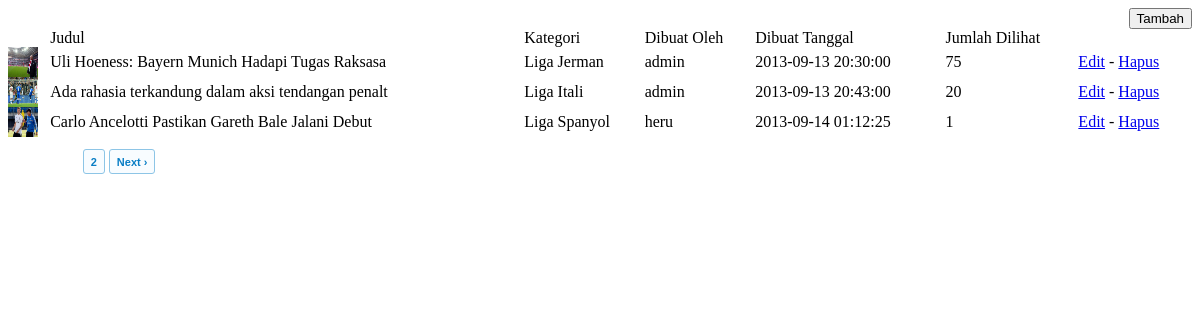
Page /admin/pages/news.php on the committed database.
### tables this page shows
CREATE TABLE IF NOT EXISTS `post_article` (
  `post_id` int(10) NOT NULL AUTO_INCREMENT,
  `id_cat` varchar(10) NOT NULL,
  `title` varchar(50) NOT NULL,
  `featurephoto` varchar(100) NOT NULL,
  `post_entry` longtext NOT NULL,
  `create_date` datetime NOT NULL,
  `hit` int(10) NOT NULL,
  `create_by` varchar(40) NOT NULL,
  `status` varchar(1) NOT NULL,
  PRIMARY KEY (`post_id`)
);

CREATE TABLE IF NOT EXISTS `post_category` (
  `id_cat` int(10) NOT NULL AUTO_INCREMENT,
  `nm_cat` varchar(40) NOT NULL,
  PRIMARY KEY (`id_cat`)
);

### admin/pages/news.php (the view, shortened to what this page needs)
<div align="right">
<input type="button" class="btn btn-primary" name="button" id="button" value="Tambah" onclick="window.location='?p=news-add'">
</div>
<?php
	include '../includes/functions/paging.php';
	$page = (isset($_REQUEST['page']) && !empty($_REQUEST['page']))?$_REQUEST['page']:1;
	$per_page = 3;
	$adjacents  = 3;
	$offset = ($page - 1) * $per_page;
	$count_query   = mysql_query("SELECT COUNT(post_id) AS numrows FROM post_article Where status='1'",$con);
	$row     = mysql_fetch_array($count_query);
	$numrows = $row['numrows'];
	$total_pages = ceil($numrows/$per_page);
	$query = mysql_query("SELECT post_article.post_id, post_article.title, post_category.nm_cat, post_article.create_by, post_article.create_date, post_article.hit, post_article.featurephoto
FROM post_article LEFT JOIN post_category ON post_article.id_cat = post_category.id_cat Where  status='1' GROUP BY post_id LIMIT $offset,$per_page");
?>
<span class="span4">
<table width="100%" border="0" cellspacing="0" cellpadding="0" class="table table-striped">
  <tr>
  <td></td>
    <td>Judul</td>
     <td>Kategori</td>
    <td>Dibuat Oleh</td>
    <td>Dibuat Tanggal</td>
    <td>Jumlah Dilihat</td>
    <td>&nbsp;</td>
  </tr>
  <?php
  while($s=mysql_fetch_array($query))
  {
	  $photo=$base_url."uploads/images/".$s['featurephoto'];
  ?>
  <tr>
  	<td><img src="<?php echo $photo; ?>" height="30" width="30" /></td>
    <td><?php echo $s['title']; ?></td>
     <td><?php echo $s['nm_cat']; ?></td>
    <td><?php echo $s['create_by']; ?></td>
    <td><?php echo $s['create_date']; ?></td>
    <td><?php echo $s['hit']; ?></td>
    <td><a href="?p=news-edit&id=<?php echo sha1($s['post_id']); ?>">Edit</a> - <a href="?p=news&del=1&id=<?php echo sha1($s['post_id']); ?>">Hapus</a></td>
  </tr>
  <?php
  }
  ?>
</table>
<?php
echo paginate("?p=news&", $page, $total_pages, $adjacents);
?>
</span>

### rows in the picture
post_article: featurephoto (picture), title "Uli Hoeness: Bayern Munich Hadapi Tugas Raksasa", id_cat.nm_cat "Liga Jerman", create_by "admin", create_date "2013-09-13 20:30:00", hit "75"
post_article: featurephoto (picture), title "Ada rahasia terkandung dalam aksi tendangan penalt", id_cat.nm_cat "Liga Itali", create_by "admin", create_date "2013-09-13 20:43:00", hit "20"
post_article: featurephoto (picture), title "Carlo Ancelotti Pastikan Gareth Bale Jalani Debut", id_cat.nm_cat "Liga Spanyol", create_by "heru", create_date "2013-09-14 01:12:25", hit "1"

### other values in the picture
$nextlabel "Next ›"
